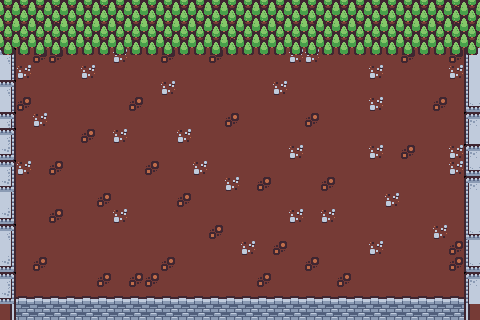

This game map was drawn from its Tiled (.tmx) file and the tilesets committed beside it. A one-line description and the full map source follow:
An orthogonal 30x20 tile map with 16x16 px tiles, 2 tile layers (Tile Layer 1, Trees), 2 tilesets.

<map version="1.10" tiledversion="1.10.2" orientation="orthogonal" renderorder="right-down" width="30" height="20" tilewidth="16" tileheight="16" infinite="0" nextlayerid="4" nextobjectid="1">
 <tileset firstgid="1" name="tiny_dungeon" tilewidth="16" tileheight="16" tilecount="132" columns="12">
  <image source="kenney_tiny-dungeon/Tilemap/tilemap_packed.png" width="192" height="176" />
 </tileset>
 <tileset firstgid="133" name="tiny_town" tilewidth="16" tileheight="16" tilecount="132" columns="12">
  <image source="kenney_tiny-town/Tilemap/tilemap_packed.png" width="192" height="176" />
 </tileset>
 <layer id="1" name="Tile Layer 1" width="30" height="20">
  <data encoding="csv">
1,1,1,13,1,1,13,1,1,1,25,1,1,1,1,1,1,1,1,1,1,1,1,1,1,1,1,1,13,1,
1,1,13,13,1,1,1,1,1,1,1,1,1,1,1,1,1,1,1,25,13,1,1,1,1,25,1,25,13,1,
1,1,1,1,1,25,1,1,1,1,13,1,1,1,13,1,1,1,1,1,1,1,1,1,1,25,1,1,1,1,
231,1,13,13,1,1,1,25,1,1,13,1,1,13,1,1,1,1,25,25,1,1,1,1,1,13,1,1,13,241,
243,25,1,1,1,25,1,1,1,1,1,1,1,1,1,1,1,1,1,1,1,1,1,25,1,1,1,1,25,241,
231,1,1,1,1,1,1,1,1,1,25,1,1,1,1,1,1,25,1,1,1,1,1,1,1,1,1,1,1,241,
243,13,1,1,1,1,1,1,13,1,1,1,1,1,1,1,1,1,1,1,1,1,1,25,1,1,1,13,1,253,
231,1,25,1,1,1,1,1,1,1,1,1,1,1,13,1,1,1,1,13,1,1,1,1,1,1,1,1,1,229,
231,1,1,1,1,13,1,25,1,1,1,25,1,1,1,1,1,1,1,1,1,1,1,1,1,1,1,1,1,241,
255,1,1,1,1,1,1,1,1,1,1,1,1,1,1,1,1,1,25,1,1,1,1,25,1,13,1,1,25,229,
231,25,1,13,1,1,1,1,1,13,1,1,25,1,1,1,1,1,1,1,1,1,1,1,1,1,1,1,25,253,
255,1,1,1,1,1,1,1,1,1,1,1,1,1,25,1,13,1,1,1,13,1,1,1,1,1,1,1,1,229,
243,1,1,1,1,1,13,1,1,1,1,13,1,1,1,1,1,1,1,1,1,1,1,1,25,1,1,1,1,241,
255,1,1,13,1,1,1,25,1,1,1,1,1,1,1,1,1,1,25,1,25,1,1,1,1,1,1,1,1,241,
231,1,1,1,1,1,1,1,1,1,1,1,1,13,1,1,1,1,1,1,1,1,1,1,1,1,1,25,1,253,
243,1,1,1,1,1,1,1,1,1,1,1,1,1,1,25,1,13,1,1,1,1,1,25,1,1,1,1,13,241,
255,1,13,1,1,1,1,1,1,1,13,1,1,1,1,1,1,1,1,13,1,1,1,1,1,1,1,1,13,253,
231,1,1,1,1,1,13,1,13,13,1,1,1,1,1,1,13,1,1,1,1,13,1,1,1,1,1,1,1,229,
255,3,3,3,3,3,3,3,3,3,3,3,3,3,3,3,3,3,3,3,3,3,3,3,3,3,3,3,3,241,
14,15,15,15,15,15,15,15,15,15,15,15,15,15,15,15,15,15,15,15,15,15,15,15,15,15,15,15,15,16
</data>
 </layer>
 <objectgroup id="2" name="Object Layer 1" />
 <layer id="3" name="Trees" width="30" height="20">
  <data encoding="csv">
152,152,152,152,152,152,152,152,152,152,152,152,152,152,152,152,152,152,152,152,152,152,152,152,152,152,152,152,152,152,
152,152,152,152,152,152,152,152,152,152,152,152,152,152,152,152,152,152,152,152,152,152,152,152,152,152,152,152,152,152,
152,152,152,152,152,152,152,152,152,152,152,152,152,152,152,152,152,152,152,152,152,152,152,152,152,152,152,152,152,152,
164,164,164,164,164,164,164,164,164,164,164,164,164,164,164,164,164,164,164,164,164,164,164,164,164,164,164,164,164,164,
0,0,0,0,0,0,0,0,0,0,0,0,0,0,0,0,0,0,0,0,0,0,0,0,0,0,0,0,0,0,
0,0,0,0,0,0,0,0,0,0,0,0,0,0,0,0,0,0,0,0,0,0,0,0,0,0,0,0,0,0,
0,0,0,0,0,0,0,0,0,0,0,0,0,0,0,0,0,0,0,0,0,0,0,0,0,0,0,0,0,0,
0,0,0,0,0,0,0,0,0,0,0,0,0,0,0,0,0,0,0,0,0,0,0,0,0,0,0,0,0,0,
0,0,0,0,0,0,0,0,0,0,0,0,0,0,0,0,0,0,0,0,0,0,0,0,0,0,0,0,0,0,
0,0,0,0,0,0,0,0,0,0,0,0,0,0,0,0,0,0,0,0,0,0,0,0,0,0,0,0,0,0,
0,0,0,0,0,0,0,0,0,0,0,0,0,0,0,0,0,0,0,0,0,0,0,0,0,0,0,0,0,0,
0,0,0,0,0,0,0,0,0,0,0,0,0,0,0,0,0,0,0,0,0,0,0,0,0,0,0,0,0,0,
0,0,0,0,0,0,0,0,0,0,0,0,0,0,0,0,0,0,0,0,0,0,0,0,0,0,0,0,0,0,
0,0,0,0,0,0,0,0,0,0,0,0,0,0,0,0,0,0,0,0,0,0,0,0,0,0,0,0,0,0,
0,0,0,0,0,0,0,0,0,0,0,0,0,0,0,0,0,0,0,0,0,0,0,0,0,0,0,0,0,0,
0,0,0,0,0,0,0,0,0,0,0,0,0,0,0,0,0,0,0,0,0,0,0,0,0,0,0,0,0,0,
0,0,0,0,0,0,0,0,0,0,0,0,0,0,0,0,0,0,0,0,0,0,0,0,0,0,0,0,0,0,
0,0,0,0,0,0,0,0,0,0,0,0,0,0,0,0,0,0,0,0,0,0,0,0,0,0,0,0,0,0,
0,0,0,0,0,0,0,0,0,0,0,0,0,0,0,0,0,0,0,0,0,0,0,0,0,0,0,0,0,0,
0,0,0,0,0,0,0,0,0,0,0,0,0,0,0,0,0,0,0,0,0,0,0,0,0,0,0,0,0,0
</data>
 </layer>
</map>
